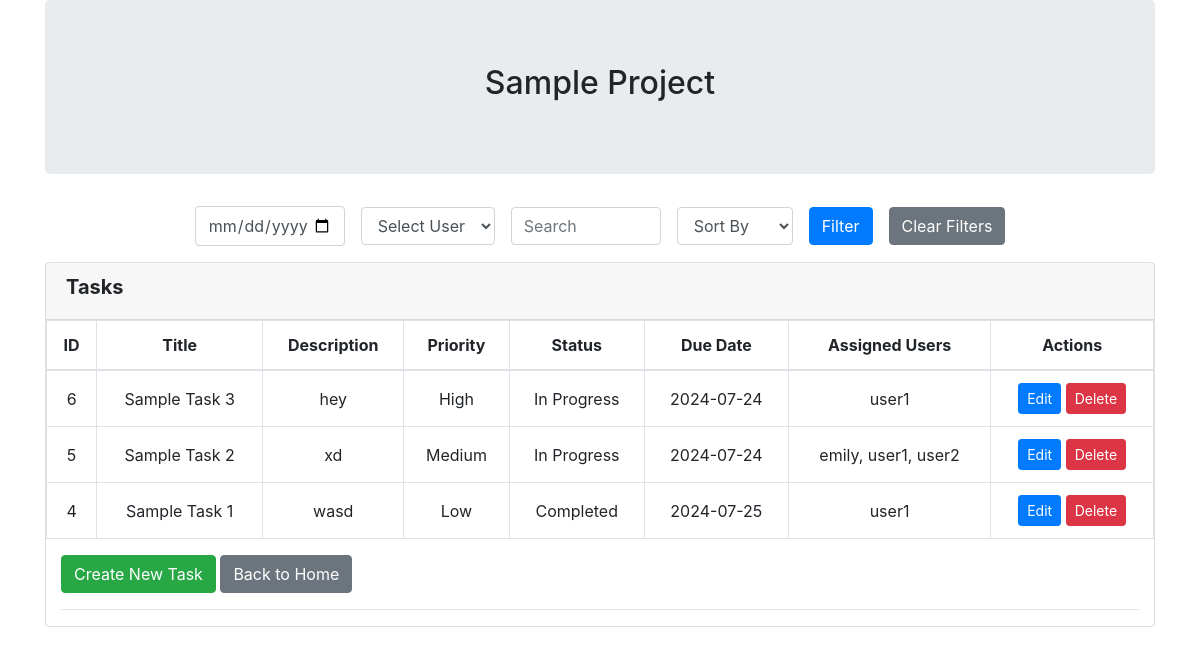
Screenshot of /view_project.php?project_id=1 (signed in) with the database file from the repository.
### tables this page shows
CREATE TABLE `projects` (
  `project_id` int(11) NOT NULL,
  `user_id` int(11) NOT NULL,
  `name` varchar(255) NOT NULL,
  `status` enum('Not Started','In Progress','Completed') NOT NULL,
  `created_at` timestamp NOT NULL DEFAULT current_timestamp(),
  `start_date` date NOT NULL,
  `end_date` date NOT NULL
);

CREATE TABLE `tasks` (
  `task_id` int(11) NOT NULL,
  `project_id` int(11) NOT NULL,
  `title` varchar(255) NOT NULL,
  `description` text NOT NULL,
  `priority` enum('Low','Medium','High') NOT NULL,
  `status` enum('Not Started','In Progress','Completed') DEFAULT 'Not Started',
  `due_date` date NOT NULL,
  `created_at` timestamp NOT NULL DEFAULT current_timestamp()
);

### view_project.php (the view, shortened to what this page needs)
<?php
require_once "db_connect.php";
$project = null;
$result_tasks = null;
if (isset($_GET['project_id'])) {
    $project_id = $_GET['project_id'];
    $stmt = $conn->prepare("SELECT * FROM projects WHERE project_id = ?");
    $stmt->bind_param("i", $project_id);
    $stmt->execute();
    $result_project = $stmt->get_result();
    if ($result_project->num_rows > 0) {
        $project = $result_project->fetch_assoc();
        $due_date = $_GET['due_date'] ?? '';
        $search = $_GET['search'] ?? '';
        $sort_by = $_GET['sort_by'] ?? '';
        $query = "SELECT tasks.*, GROUP_CONCAT(users.username SEPARATOR ', ') AS assigned_users
        FROM tasks
        LEFT JOIN task_users ON tasks.task_id = task_users.task_id
        LEFT JOIN users ON task_users.user_id = users.id
        WHERE tasks.project_id = $project_id";
    $query .= " GROUP BY tasks.task_id";
    if (!empty($sort_by)) {
        if ($sort_by === 'priority') {
            $query .= " ORDER BY FIELD(tasks.priority, 'High', 'Medium', 'Low')";
        } else {
            $query .= " ORDER BY " . mysqli_real_escape_string($conn, $sort_by);
        }
    } else {
        $query .= " ORDER BY FIELD(tasks.priority, 'High', 'Medium', 'Low')";
    }
    $result_tasks = $conn->query($query);
    } else {
        header('Location: home.php');
        exit();
    }
} else {
    header('Location: home.php');
    exit();
}
?>
<!DOCTYPE html>
<html>
<head>
    <link rel="stylesheet" href="https://maxcdn.bootstrapcdn.com/bootstrap/4.0.0/css/bootstrap.min.css">
</head>
<body>
    <div class="container container-main">
        <div class="jumbotron text-center">
            <h2><?php echo htmlspecialchars($project['name'] ?? ''); ?></h2>
        </div>
        <div class="filter-form-container">
            <form method="GET" class="filter-form" id="filter-form">
                <div class="form-group">
                    <input type="date" name="due_date" id="due_date" class="form-control" placeholder="Due Date" value="<?php echo htmlspecialchars($due_date); ?>">
                </div>
                <div class="form-group">
                    <select name="assigned_user" id="assigned_user" class="form-control">
                        <option value="">Select User</option>
                    </select>
                </div>
                <div class="form-group">
                    <input type="text" name="search" id="search" class="form-control" placeholder="Search" value="<?php echo htmlspecialchars($search); ?>">
                </div>
                <div class="form-group">
                    <select name="sort_by" id="sort_by" class="form-control">
                        <option value="">Sort By</option>
                    </select>
                </div>
                <button type="submit" class="btn btn-primary">Filter</button>
                <button type="button" class="btn btn-secondary" onclick="clearFilters()">Clear Filters</button>
            </form>
        </div>
        <div class="card card-outline card-success">
                <div class="card-header">
                    <h5><b>Tasks</b></h5>
        </div>
        <div class="card-body p-0">
        <table class="table table-bordered">
            <thead>
                <tr>
                    <th>ID</th>
                    <th>Title</th>
                    <th>Description</th>
                    <th>Priority</th>
                    <th>Status</th>
                    <th>Due Date</th>
                    <th>Assigned Users</th>
                    <th>Actions</th>
                </tr>
            </thead>
            <tbody>
                <?php if ($result_tasks): ?>
                    <?php while ($row = $result_tasks->fetch_assoc()): ?>
                        <tr>
                            <td><?php echo $row['task_id']; ?></td>
                            <td><?php echo $row['title']; ?></td>
                            <td><?php echo $row['description']; ?></td>
                            <td><?php echo $row['priority']; ?></td>
                            <td><?php echo $row['status']; ?></td>
                            <td><?php echo $row['due_date']; ?></td>
                            <td><?php echo $row['assigned_users']; ?></td>
                            <td class="action-buttons">
                                <button
                                    onclick="editTask(
                                        '<?php echo $row['task_id']; ?>',
                                        '<?php echo htmlspecialchars($row['title'], ENT_QUOTES); ?>',
                                        '<?php echo htmlspecialchars($row['description'], ENT_QUOTES); ?>',
                                        '<?php echo $row['priority']; ?>',
                                        '<?php echo $row['status']; ?>',
                                        '<?php echo $row['due_date']; ?>'
                                    )"
                                    class="btn btn-primary btn-sm">Edit</button>
                                <form method="post" action="">
                                    <button type="submit" name="delete_task" class="btn btn-danger btn-sm">Delete</button>
                                </form>
                            </td>
                        </tr>
                    <?php endwhile; ?>
                <?php else: ?>
                    <tr>
                        <td colspan="8">No tasks found.</td>
                    </tr>
                <?php endif; ?>
            </tbody>
        </table>
        </div>
    <div class="container">
        <button type="button" class="btn btn-success" data-toggle="modal" data-target="#createTaskModal">
            Create New Task
        </button>
        <a href="home.php" class="btn btn-secondary">Back to Home</a>
        <hr>
    </div>
</body>
</html>

### view_project.php (style rules this page uses)
.table th, .table td { text-align: center; vertical-align: middle; }
.action-buttons { justify-content: center; }
.action-buttons form { display: inline; }
.filter-form-container { display: flex; justify-content: center; margin: 1em 0; }
.filter-form { display: flex; align-items: center; gap: 1em; }
.filter-form .form-group { margin-bottom: 0; }
.form-control { width: auto; max-width: 150px; }

### rows the page displays
projects: name "Sample Project"
tasks: task_id "6", title "Sample Task 3", description "hey", priority "High", status "In Progress", due_date "2024-07-24", assigned_users "user1"
tasks: task_id "5", title "Sample Task 2", description "xd", priority "Medium", status "In Progress", due_date "2024-07-24", assigned_users "emily, user1, user2"
tasks: task_id "4", title "Sample Task 1", description "wasd", priority "Low", status "Completed", due_date "2024-07-25", assigned_users "user1"
